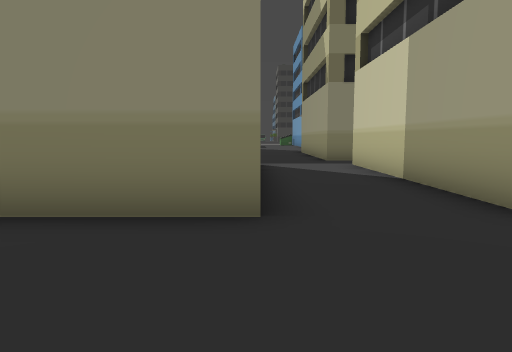
View 1 (above)

24 first-person views from a walk through a Unity game level. The camera is 1.5 m above the floor, tilts 6° down and sees 70° across. The floor is counted in squares, 2 m on a side. Each view is taken from the middle of a square. On the plan, view 1 faces up. The plan holds only what a view shows up to about 11 squares ahead; the rest is blank. The place goes on beyond the plan. The player is left out.

View 2
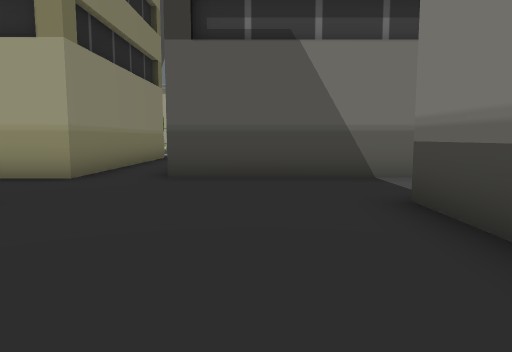

View 3
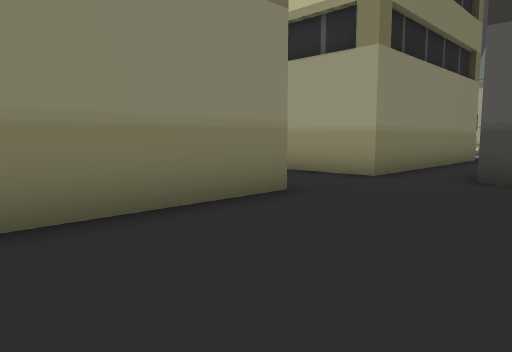

View 4
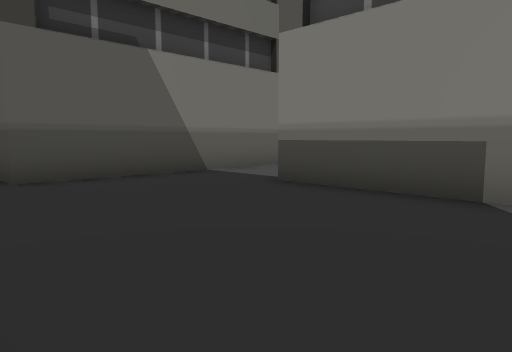

View 5
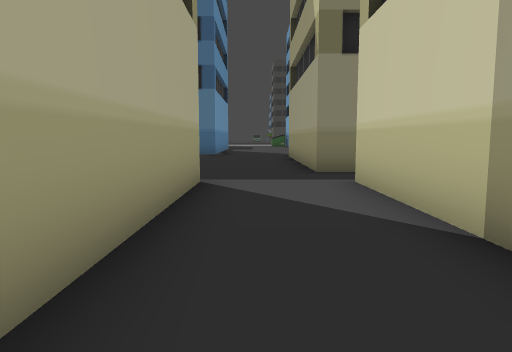

View 6
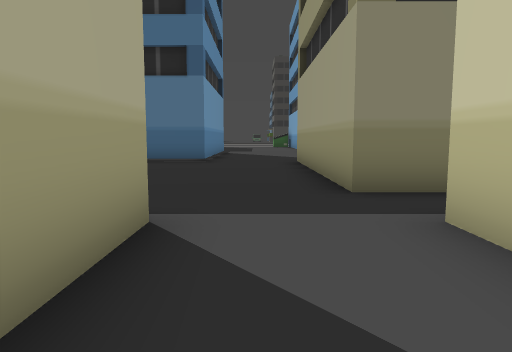

View 7
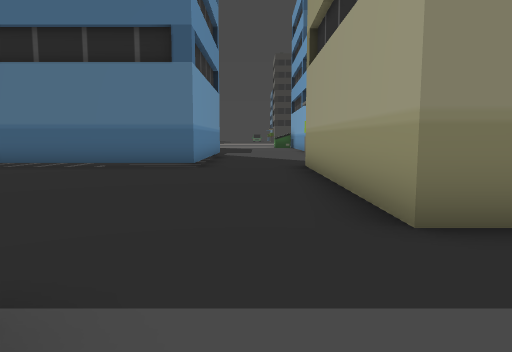

View 8
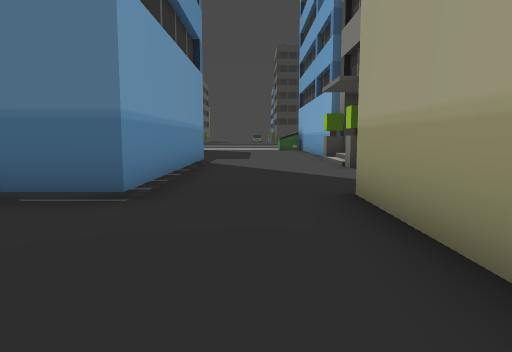

View 9
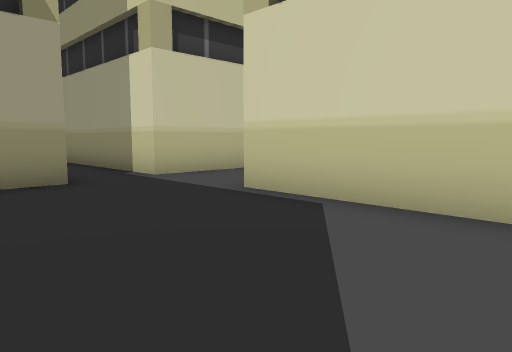

View 10
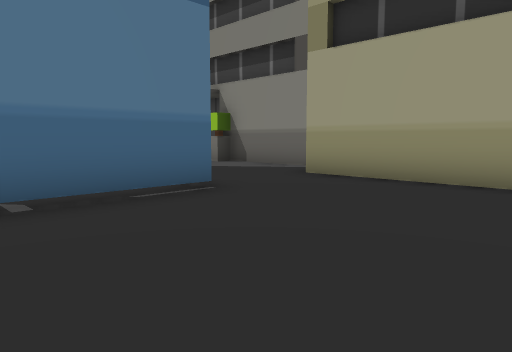

View 11
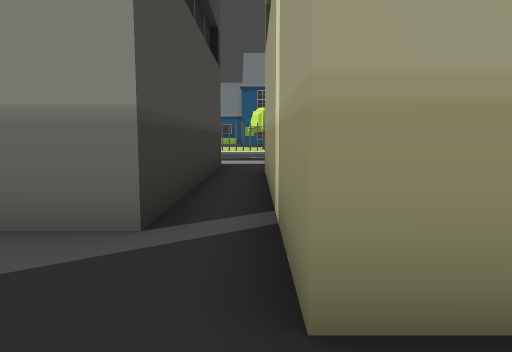

View 12
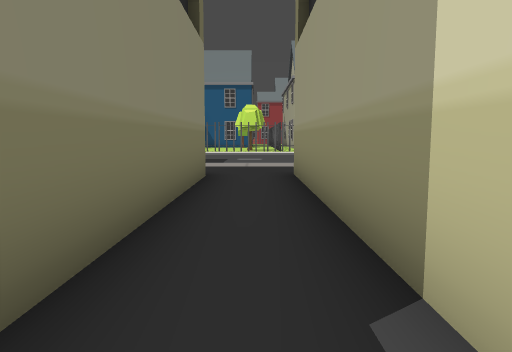

View 13
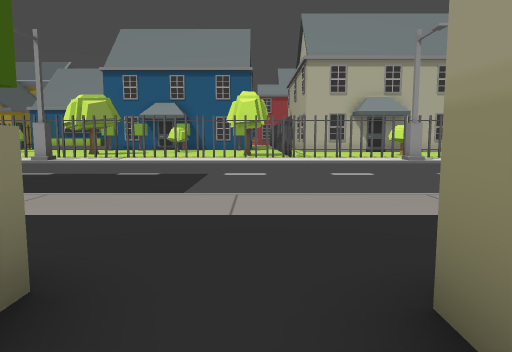

View 14
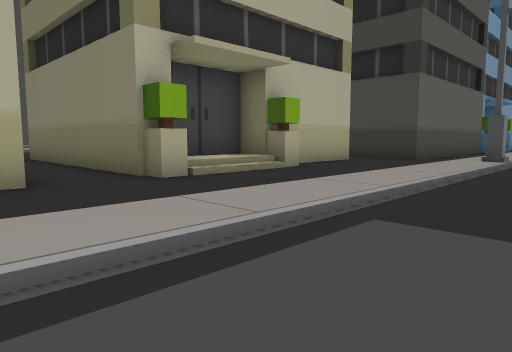

View 15
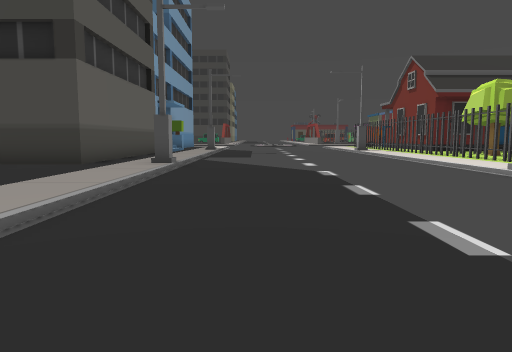

View 16
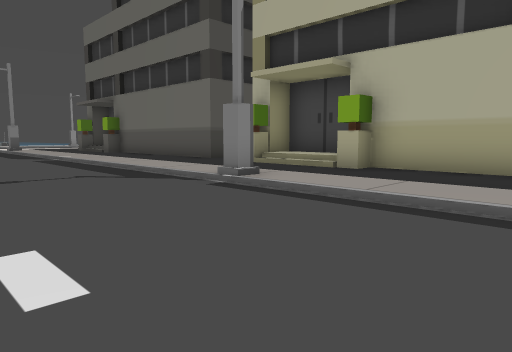

View 17
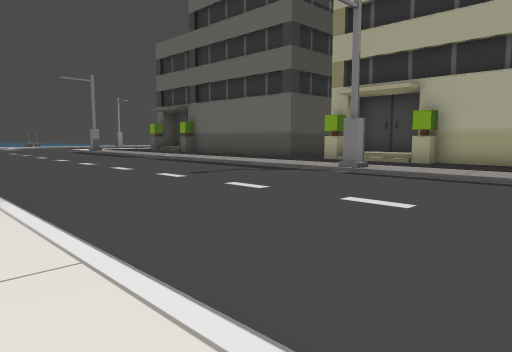

View 18
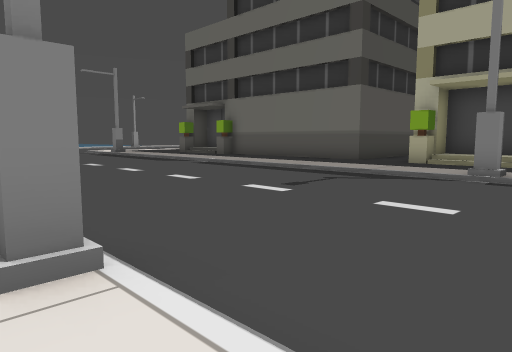

View 19
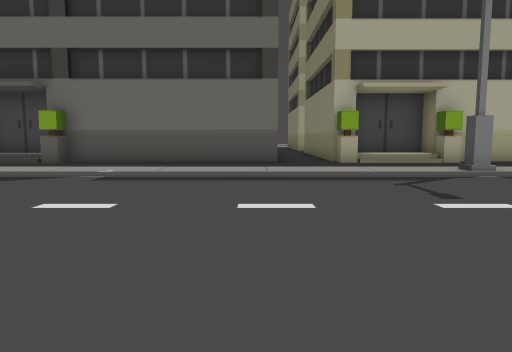

View 20
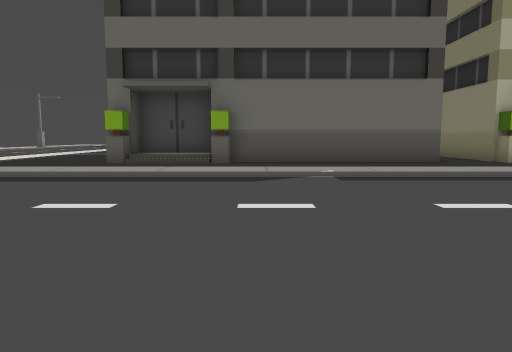

View 21
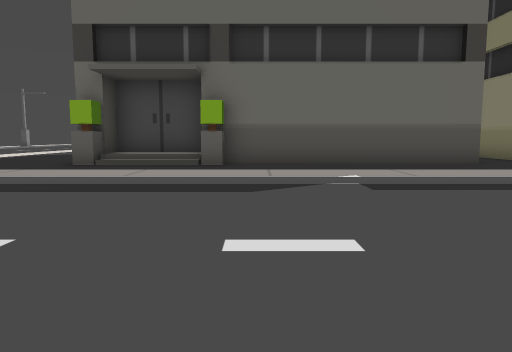

View 22
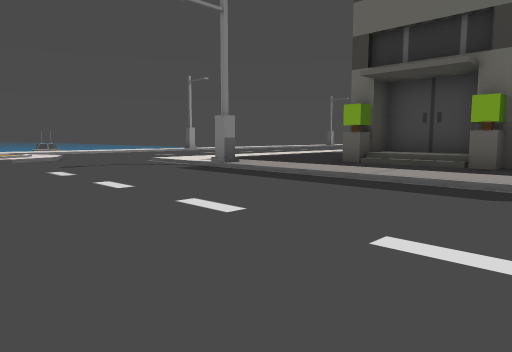

View 23
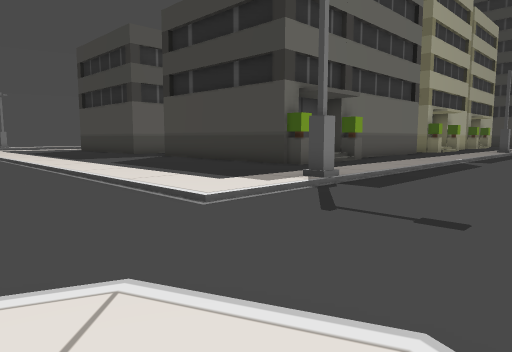

View 24
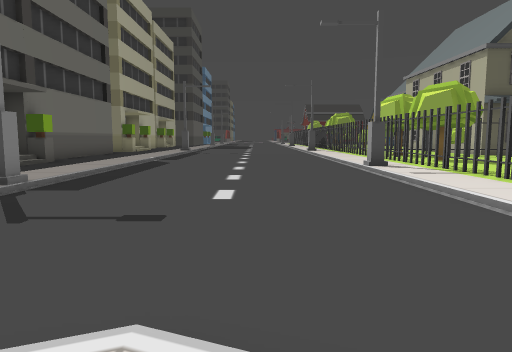

### Floor plan
Key: @ floor where view 1 was taken; # wall or solid block; . main floor; - floor 0.25 m lower than the main floor; / step, stairs or slope; B building.
Columns run from 4 left of view 1 to 22 right of it. Each row starts with its distance up from view 1.
 23    #....B
 22    #....#      ../------/.#
 21    #....#      ..#------/.#
 20    #....#######../------/.
 19    #............./------/.
 18 ...B...      #.../------
 17 .......      #.../------
 16 .......      #.../------
 15 .......     ##/../------
 14 .......     # /../------
 13 .......     # /../------
 12 .......######B.../------
 11 ................./------/.
 10  ###B..#######.../------/.
  9    ##..#     #.../------/.
  8     #..#     #.../------/.
  7     #..#     #B../------/.
  6     #..#      /.#/------#.
  5     #..#      /../------/
  4  ####..#     #B../------/
  3 ................./------/
  2 ...........  ..../------/
  1 .......#      .../------/.
  0 ....@..#      .../------/
 -1  ......#      .../------
 -2  ###B..#      .../------
 -3      ..#      .../------/
 -4       .#      .../------/.
 -5        #      B../------/
 -6              #/../------/.#
 -7              #/../------#.#
 -8              #B../------/.#
 -9              ..../------/.#
-10             ...../------/.#
-11            ......#------/.
-12           ......./------/.
-13          ......../------/
-14          /////////------
-15          ---------------
-16              ------////
-17                   -///

Where each view was taken, in squares from view 1:
view 1: 0 up, 0 right, facing up
view 2: 0 up, 4 left, facing right
view 3: 0 up, 4 left, facing up-right
view 4: 3 up, 4 left, facing down-right
view 5: 4 up, 1 right, facing up
view 6: 7 up, 1 right, facing up
view 7: 9 up, 1 right, facing up
view 8: 14 up, 1 right, facing up
view 9: 14 up, 4 left, facing down-right
view 10: 14 up, 4 left, facing up-right
view 11: 19 up, 1 right, facing right
view 12: 11 up, 2 right, facing right
view 13: 11 up, 8 right, facing right
view 14: 9 up, 15 right, facing up-left
view 15: 11 up, 15 right, facing up
view 16: 11 up, 17 right, facing down-left
view 17: 11 up, 21 right, facing down-left
view 18: 8 up, 21 right, facing down-left
view 19: 1 up, 21 right, facing left
view 20: 4 down, 21 right, facing left
view 21: 4 down, 19 right, facing left
view 22: 3 down, 19 right, facing down-left
view 23: 17 down, 17 right, facing up-left
view 24: 17 down, 17 right, facing up
